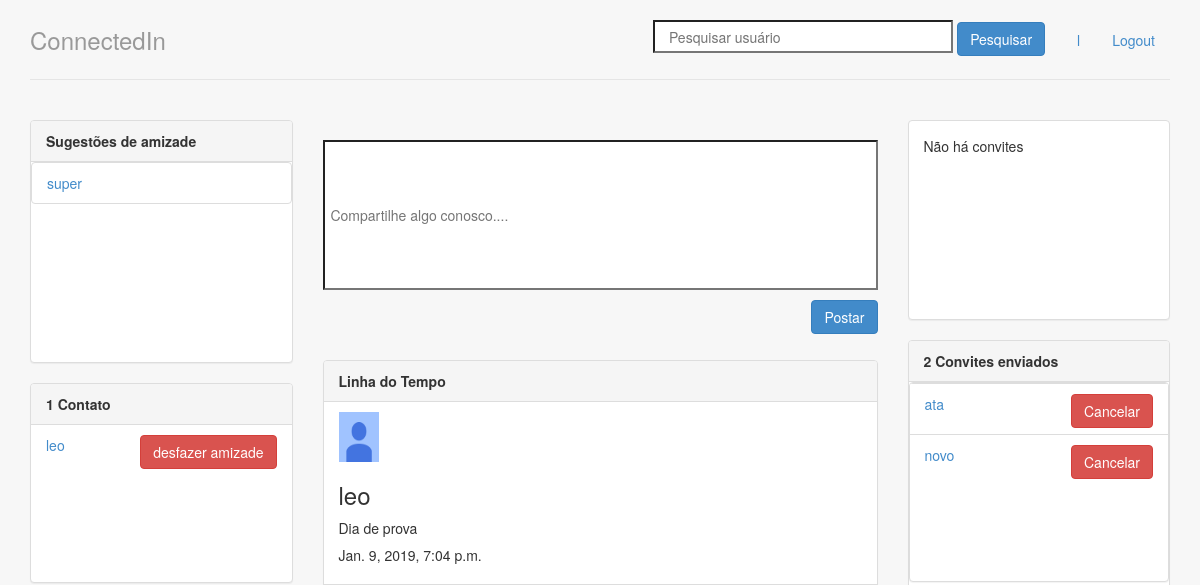
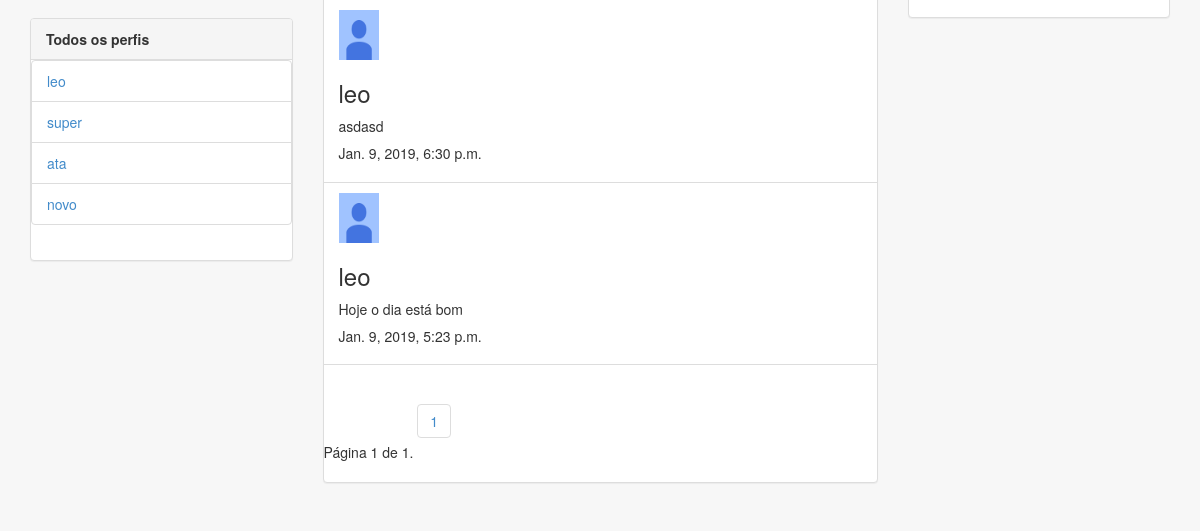
Page / (signed in) on the earlier database version (2 pictures, top to bottom).
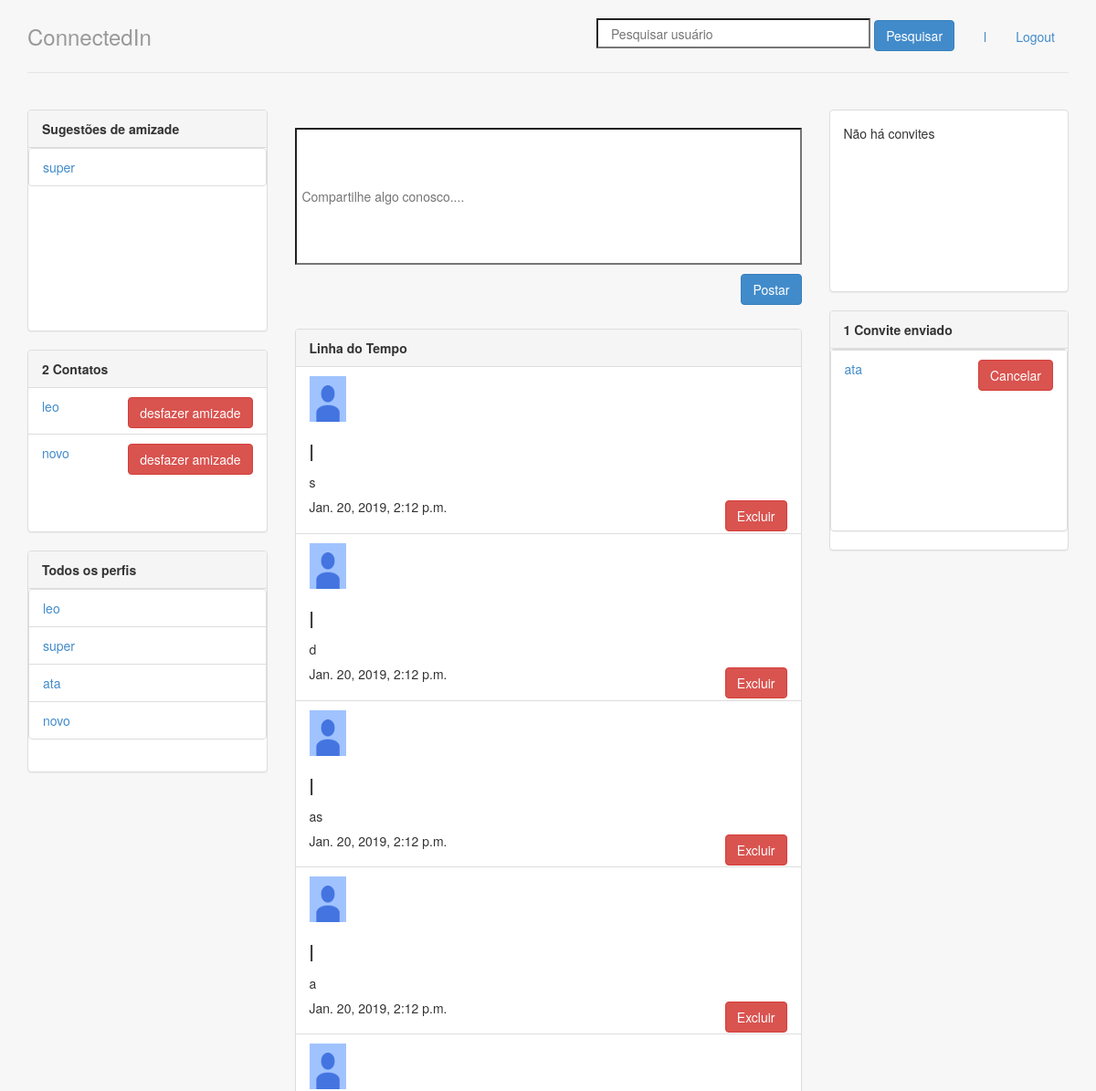
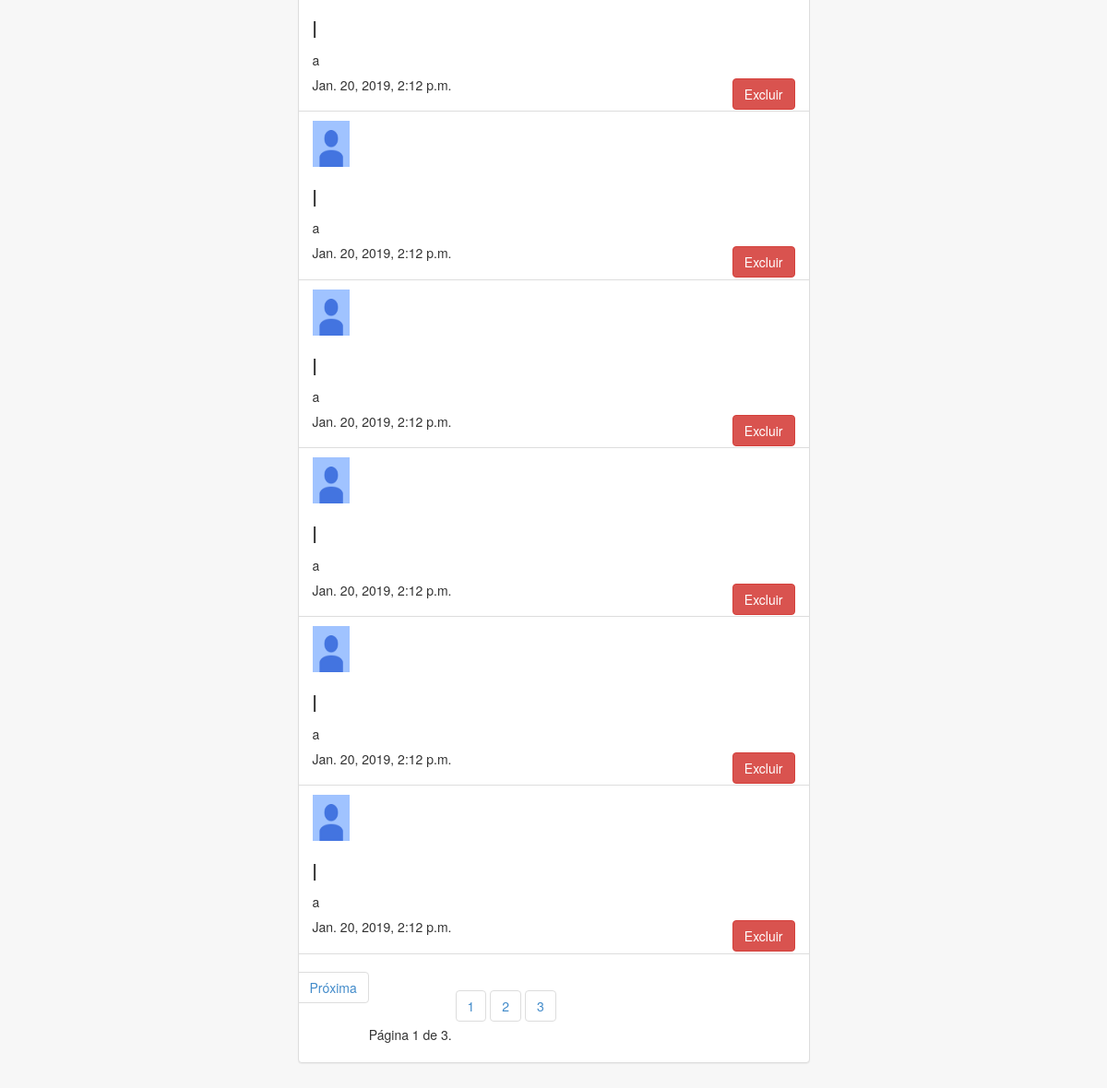
Same page on the later database version (2 pictures, top to bottom).
### perfis/models.py (models this page shows, shortened)
class Perfil(models.Model):
    nome = models.CharField(max_length=255, null=False)
    telefone = models.CharField(max_length=15, null=False)
    nome_empresa = models.CharField(max_length=255, null=False)
    contatos = models.ManyToManyField('self', related_name = 'meus_contatos')
    contatos_bloqueados = models.ManyToManyField('self', related_name = 'meus_contatos_bloqueados', symmetrical=False, through='Bloqueio')
    usuario = models.OneToOneField(User, related_name="perfil", on_delete = models.CASCADE)
    foto_perfil = models.ImageField(upload_to='fotos_perfis', null=True, blank = True)
    @property
    def superuser(self):
        return self.usuario.is_superuser
    @property
    def meus_bloqueios(self):
        bloqueio = Bloqueio.objects.filter(bloqueador=self)
        return bloqueio
    def bloqueados(self):
        lista_bloqueados = []
        for i in self.meus_bloqueios:
            lista_bloqueados.append(i.bloqueado)
        return lista_bloqueados
    def contatos_nao_bloqueados(self):
        perfis_nao_bloqueados = []
        perfis_me_bloquearam = Bloqueio.objects.filter(bloqueado=self)
        ids_perfis_me_bloquearam = []
        for perfil in perfis_me_bloquearam:
            ids_perfis_me_bloquearam.append(perfil.bloqueador.id)
        for i in Perfil.objects.all():
            if i.id not in ids_perfis_me_bloquearam and i not in self.meus_bloqueios.all():
                perfis_nao_bloqueados.append(i)
        return perfis_nao_bloqueados
    def __str__(self):
        return self.nome

class Postagem(models.Model):
    dono = models.ForeignKey(Perfil, on_delete=models.CASCADE, related_name='minhas_postagens')
    texto = models.CharField(max_length=400, null=False)
    data_publicacao = models.DateTimeField(auto_now_add=True)
    def __str__(self):
        return self.texto

class Convite(models.Model):
    solicitante = models.ForeignKey(Perfil,on_delete=models.CASCADE,related_name='convites_feitos' )
    convidado = models.ForeignKey(Perfil, on_delete= models.CASCADE, related_name='convites_recebidos')

### perfis/views.py (the view)
# urls.py: path('', views.index,name='index'),
@login_required
def index(request):
	form = PostForm()
	perfil_logado = Perfil.objects.get(id=request.user.perfil.id)
	perfis_nao_bloqueados = perfil_logado.contatos_nao_bloqueados
	page = request.GET.get("page", 1)
	paginator = Paginator(perfil_logado.minha_timeline.get_timeline(), 10)
	total = paginator.count
	try:
		timeline = paginator.page(page)
	except InvalidPage:
		timeline = paginator.page(1)
	contexto = {
		'perfis' : perfis_nao_bloqueados,
		'perfil_logado' : get_perfil_logado(request),
		'form':form,
		'timeline':timeline
		}
	return render(request, 'index.html', contexto)

### perfis/forms.py
class PostForm(forms.Form):
	texto = forms.CharField(required=True)

### perfis/views.py (called while the page is built)
@login_required
def get_perfil_logado(request):
	return request.user.perfil

### timeline/models.py (called while the page is built)
    def get_timeline(self):
        lista_postagens = []
        postagens_ordenadas = Postagem.objects.all()[::-1]
        for i in postagens_ordenadas:
            if i.dono in self.perfil.contatos.all() or i.dono.id == self.perfil.id:
                lista_postagens.append(i)
        return lista_postagens

### perfis/templates/index.html (shortened to what the changed rows need)
{% extends 'base.html' %}
{% block body %}
<div class="row">
    <div class="col-lg-3">
        <div class="panel panel-default">
            {% if perfis %}
            <div style="overflow-y: scroll; height: 200px;">
            <ul class="list-group">
                {% for perfil in perfis %}
                    {% if perfil.nome != perfil_logado.nome and perfil not in perfil_logado.contatos.all and perfil not in perfil_logado.bloqueados %}
                <li class="list-group-item">
                    <a href="{% url 'exibir' perfil.id %}"> {{ perfil.nome }}
                    </a>
                </li>
                {% endif %}
                {% endfor %}
            </ul>
                {% else %}
                <p>Não há perfis cadastrados</p>
                {% endif %}
            </div>
        </div>
        <div class="panel panel-default" style="overflow-y: scroll; height: 200px;">
            {% with total=perfil_logado.contatos.count %}
            {% if total %}
            <div class="panel-heading">
                <strong> {{ total }}
                    Contato{{ total|pluralize }}
                </strong>
            </div>
            <ul class="list-group">
                {% for perfil in perfil_logado.contatos.all %}
                <li class="list-group-item">
                    <p><a href="{% url 'exibir' perfil.id %}">
                            {{ perfil }}
                        </a>
                        <a class="btn btn-danger pull-right" href="{% url 'desfazer' perfil.id %}">
                            desfazer amizade
                        </a></p>
                </li>
                {% endfor %}
            </ul>
            {% else %}
            <div class="panel-body">
                Não há contatos :(
            </div>
            {% endif %}
            {% endwith %}
        </div>
         {% if perfil_logado.superuser %}
            <div class="panel panel-default">
            {% if perfis %}
            <div style="overflow-y: scroll; height: 200px;">
            <ul class="list-group">
                {% for perfil in perfis %}
                    {% if perfil.nome != perfil_logado.nome %}
                <li class="list-group-item">
                    <a href="{% url 'exibir' perfil.id %}"> {{ perfil.nome }}
                    </a>
                </li>
                {% endif %}
                {% endfor %}
            </ul>
                {% else %}
                <p>Não há perfis cadastrados</p>
                {% endif %}
        </div>
    </div>
        {% endif %}
    </div>
    <div class="col-lg-6">
        <br>
        <br>
        <br>
        <div class="panel panel-default">
            {% with total=timeline.count %}
            {% if timeline %}
            <div class="panel-heading">
                <strong> {{ total }}
                    Linha do Tempo
                </strong>
            </div>
            <ul class="list-group">
                {% for postagem in timeline %}
                <li class="list-group-item">
                    {% if postagem.dono.foto_perfil %}
                        <img src="{{ postagem.dono.foto_perfil.url }}" style="width:40px; height:50px">
                    {% else %}
                        <img src="/static/img/photo.jpg" style="width:40px; height:50px">
                    {% endif %}
                    <h3> {{ postagem.dono }} </h3>
                    <p>{{ postagem }}</p>
                    {% if postagem.dono.id == perfil_logado.id %}
                    <button class="btn btn-danger pull-right btn-confirm">Excluir</button>
                    {% endif %}
                    <h5>{{postagem.data_publicacao}}</h5>
                </li>
                {% endfor %}
                <div class="pagination ">
                    <span class="current">
                        Página {{ timeline.number }} de {{ timeline.paginator.num_pages }}.
                    </span>
                {% for i in timeline.paginator.page_range %}
                        <ul class="pagination justify-content-center">
                            <li class="page-item"><a class="page-link" href="?page={{ timeline.i }}{{i}}">{{ i }}</a></li>
                        </ul>
                {% endfor %}
                {% if timeline.has_next %}
                    <li class="page-item">
                    <a class="page-link" href="?page={{ timeline.next_page_number }}">Próxima</a>
                    </li>
                    {% endif %}
            </div>
            </ul>
            {% else %}
            <div class="panel-body">
                Não há postagens
            </div>
            {% endif %}
            {% endwith %}
        </div>
    </div>
    <div class="col-lg-3">
        <div class="panel panel-default">
            {% with total=perfil_logado.convites_feitos.count %}
            {% if total %}
            <div class="panel-heading">
                <strong> {{ total }}
                    Convite{{ total|pluralize }} enviado{{ total|pluralize }}</strong>
            </div>
            <div class="panel panel-default" style="overflow-y: scroll; height: 200px;">
            <ul class="list-group">
                {% for convite in perfil_logado.convites_feitos.all %}
                <li class="list-group-item">
                    <p>
                        <a href="{% url 'exibir' convite.convidado.id %}">
                            {{convite.convidado.nome}}
                        </a>
                        <a class="btn btn-danger pull-right" href="{% url 'recusar' convite.id %}">Cancelar</a>
                </li>
                {% endfor %}
            </ul>
            {% else %}
            <div class="panel-body">
                Não há convites
            </div>
            {% endif %}
            {% endwith %}
        </div>
        </div>
    </div>
</div>
{% endblock %}

Differences in the rows shown:
no longer on this page (row unchanged): Postagem: dono "leo", texto "Dia de prova", data_publicacao "Jan. 9, 2019, 7:04 p.m."
no longer on this page (row unchanged): Postagem: dono "leo", texto "asdasd", data_publicacao "Jan. 9, 2019, 6:30 p.m."
no longer on this page (row unchanged): Postagem: dono "leo", texto "Hoje o dia está bom", data_publicacao "Jan. 9, 2019, 5:23 p.m."
removed Convite: convidado.nome "novo"
now on one of the page's lists (row unchanged): Perfil: nome "novo"
added Postagem: dono "l", texto "s", shows "Excluir", data_publicacao "Jan. 20, 2019, 2:12 p.m."
added Postagem: dono "l", texto "d", shows "Excluir", data_publicacao "Jan. 20, 2019, 2:12 p.m."
added Postagem: dono "l", texto "as", shows "Excluir", data_publicacao "Jan. 20, 2019, 2:12 p.m."
added Postagem: dono "l", texto "a", shows "Excluir", data_publicacao "Jan. 20, 2019, 2:12 p.m."
added Postagem: dono "l", texto "a", shows "Excluir", data_publicacao "Jan. 20, 2019, 2:12 p.m."
added Postagem: dono "l", texto "a", shows "Excluir", data_publicacao "Jan. 20, 2019, 2:12 p.m."
added Postagem: dono "l", texto "a", shows "Excluir", data_publicacao "Jan. 20, 2019, 2:12 p.m."
added Postagem: dono "l", texto "a", shows "Excluir", data_publicacao "Jan. 20, 2019, 2:12 p.m."
added Postagem: dono "l", texto "a", shows "Excluir", data_publicacao "Jan. 20, 2019, 2:12 p.m."
added Postagem: dono "l", texto "a", shows "Excluir", data_publicacao "Jan. 20, 2019, 2:12 p.m."
Other differences:
{{ total }}: "1" → "2"
{{ timeline.paginator.num_pages }}: "1" → "3"
{{ total }}: "2" → "1"
new list line: "2"
new list line: "3"
text now shown: "Próxima"
